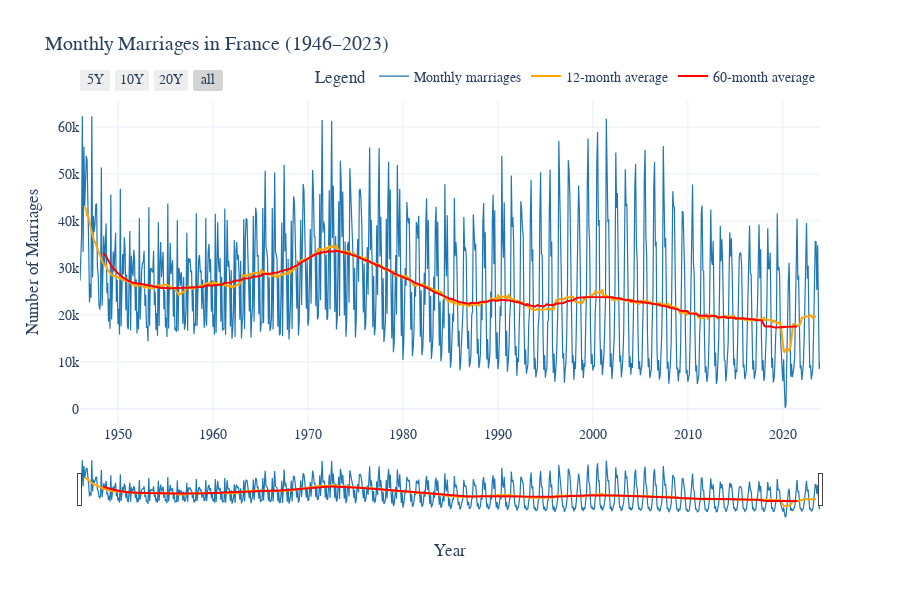

Here is the notebook cell this chart was saved with:
### Markdown cell above
### **III.7 – Visualizing the Evolution of Marriages (1946–2023)**

Before computing the correlation between marriages and births,  
we visualize the monthly marriage data to identify long-term trends,  
seasonal cycles, and structural breaks (e.g., crises or COVID-19 period).  

We also compute short-term (12 months) and long-term (60 months) moving averages  
to smooth the series and observe major shifts in French marriage dynamics.

### Code cell
# Rename columns and clean
marriages.columns = ["Date", "Marriages"]
marriages["Date"] = pd.to_datetime(marriages["Date"], format="%Y-%m", errors="coerce")
marriages["Marriages"] = marriages["Marriages"].astype(str).str.replace(",", ".").astype(float)

#  Sort and set index
marriages = marriages.sort_values("Date").set_index("Date")

#  Add moving averages
marriages["MA_12"] = marriages["Marriages"].rolling(window=12, center=True).mean()
marriages["MA_60"] = marriages["Marriages"].rolling(window=60, center=True).mean()

print(f"Loaded {len(marriages)} monthly observations from {marriages.index.min().date()} to {marriages.index.max().date()}")

#  Plotly interactive visualization
fig = go.Figure()

fig.add_trace(go.Scatter(
    x=marriages.index,
    y=marriages["Marriages"],
    mode="lines",
    name="Monthly marriages",
    line=dict(color="#1f77b4", width=1.2)
))

fig.add_trace(go.Scatter(
    x=marriages.index,
    y=marriages["MA_12"],
    mode="lines",
    name="12-month average",
    line=dict(color="orange", width=2)
))

fig.add_trace(go.Scatter(
    x=marriages.index,
    y=marriages["MA_60"],
    mode="lines",
    name="60-month average",
    line=dict(color="red", width=2)
))

fig.update_layout(
    title="Monthly Marriages in France (1946–2023)",
    xaxis_title="Year",
    yaxis_title="Number of Marriages",
    template="plotly_white",
    hovermode="x unified",
    font=dict(family="Times New Roman", size=14),
    legend=dict(
        title="Legend",
        orientation="h",
        yanchor="bottom",
        y=1.02,
        xanchor="right",
        x=1
    ),
    height=600
)

fig.update_xaxes(
    rangeslider_visible=True,
    rangeselector=dict(
        buttons=list([
            dict(count=60, label="5Y", step="month", stepmode="backward"),
            dict(count=120, label="10Y", step="month", stepmode="backward"),
            dict(count=240, label="20Y", step="month", stepmode="backward"),
            dict(step="all")
        ])
    )
)

fig.show()

### Figure 1 — Plotly figure (JSON) as saved in the notebook; plotly's stock layout.template omitted (floating-point values rounded to 4 significant figures; data arrays with more than 128 entries replaced by an {"elided": "..."} marker saying what was removed)
{"data": [{"line": {"color": "#1f77b4", "width": 1.2}, "mode": "lines", "name": "Monthly marriages", "type": "scatter", "x": {"elided": "936 str values"}, "y": {"elided": "936 float values"}}, {"line": {"color": "orange", "width": 2}, "mode": "lines", "name": "12-month average", "type": "scatter", "x": {"elided": "936 str values"}, "y": {"elided": "936 float values"}}, {"line": {"color": "red", "width": 2}, "mode": "lines", "name": "60-month average", "type": "scatter", "x": {"elided": "936 str values"}, "y": {"elided": "936 float values"}}], "layout": {"font": {"family": "Times New Roman", "size": 14}, "height": 600, "hovermode": "x unified", "legend": {"orientation": "h", "title": {"text": "Legend"}, "x": 1, "xanchor": "right", "y": 1.02, "yanchor": "bottom"}, "title": {"text": "Monthly Marriages in France (1946–2023)"}, "xaxis": {"rangeselector": {"buttons": [{"count": 60, "label": "5Y", "step": "month", "stepmode": "backward"}, {"count": 120, "label": "10Y", "step": "month", "stepmode": "backward"}, {"count": 240, "label": "20Y", "step": "month", "stepmode": "backward"}, {"step": "all"}]}, "rangeslider": {"visible": true}, "title": {"text": "Year"}}, "yaxis": {"title": {"text": "Number of Marriages"}}}}
